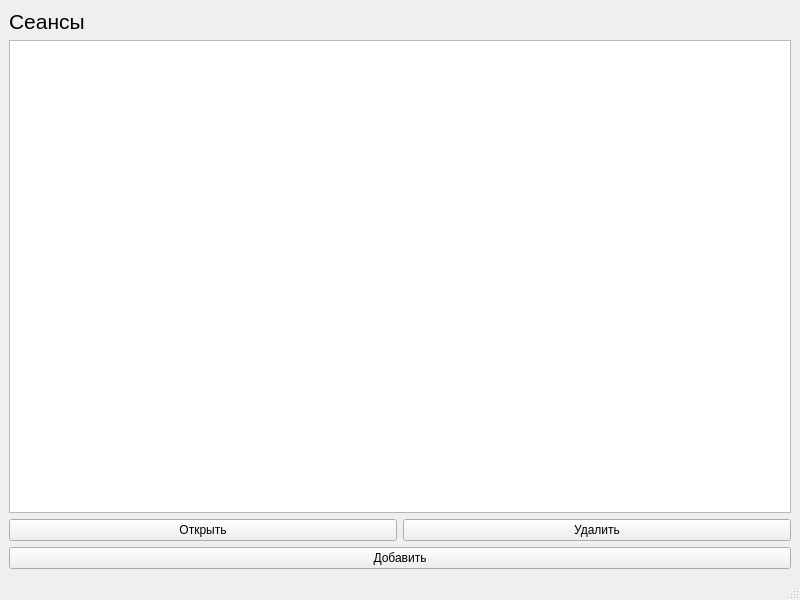
<?xml version="1.0" encoding="UTF-8"?>
<ui version="4.0">
 <class>MainWindow</class>
 <widget class="QMainWindow" name="MainWindow">
  <property name="geometry">
   <rect>
    <x>0</x>
    <y>0</y>
    <width>800</width>
    <height>600</height>
   </rect>
  </property>
  <property name="windowTitle">
   <string>MainWindow</string>
  </property>
  <widget class="QWidget" name="centralwidget">
   <layout class="QGridLayout" name="gridLayout">
    <item row="2" column="1">
     <widget class="QPushButton" name="remove_session_btn">
      <property name="text">
       <string>Удалить</string>
      </property>
     </widget>
    </item>
    <item row="2" column="0">
     <widget class="QPushButton" name="open_session_btn">
      <property name="text">
       <string>Открыть</string>
      </property>
     </widget>
    </item>
    <item row="0" column="0">
     <widget class="QLabel" name="session_label">
      <property name="font">
       <font>
        <pointsize>16</pointsize>
       </font>
      </property>
      <property name="text">
       <string>Сеансы</string>
      </property>
     </widget>
    </item>
    <item row="3" column="0" colspan="2">
     <widget class="QPushButton" name="add_sesion_btn">
      <property name="text">
       <string>Добавить</string>
      </property>
     </widget>
    </item>
    <item row="1" column="0" colspan="2">
     <widget class="QTableWidget" name="sessions_table"/>
    </item>
   </layout>
  </widget>
  <widget class="QMenuBar" name="menubar">
   <property name="geometry">
    <rect>
     <x>0</x>
     <y>0</y>
     <width>800</width>
     <height>21</height>
    </rect>
   </property>
  </widget>
  <widget class="QStatusBar" name="statusbar"/>
 </widget>
 <resources/>
 <connections/>
</ui>
